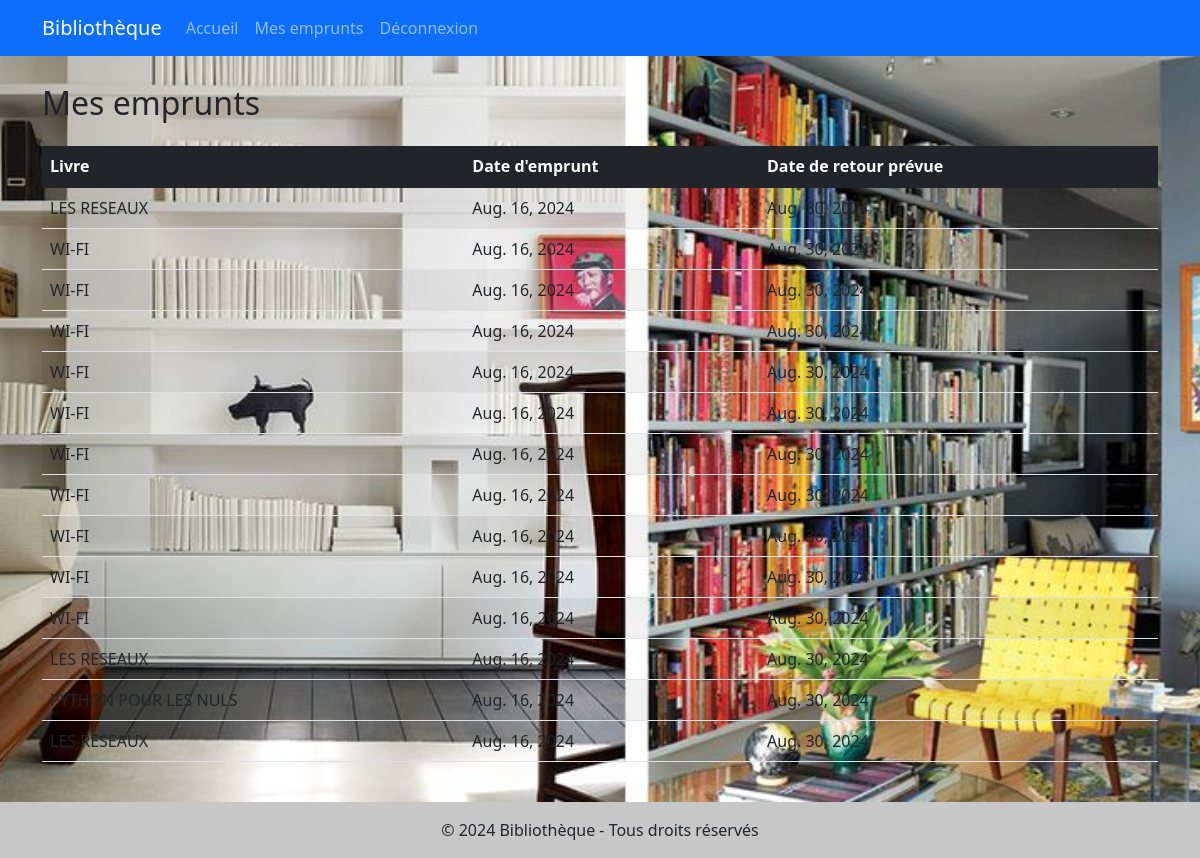
The page /mes_emprunts/ (signed in) on the database its author committed.
### librairie/models.py (models this page shows, shortened)
class Emprunt(models.Model):
    id_emprunt = models.AutoField(primary_key=True)
    date_emprunt = models.DateField(auto_now_add=True)
    date_recuperation = models.DateField(default=date_recuperation_default)
    date_retour_prevue = models.DateField(default=date_retour_prevue_default)
    etudiant = models.ForeignKey(Etudiant, on_delete=models.CASCADE, related_name='emprunts')
    livre = models.ForeignKey(Livre, on_delete=models.CASCADE, related_name='emprunts')

class Livre(models.Model):
    id_livre = models.AutoField(primary_key=True)
    titre_livre = models.CharField(max_length=100)
    auteur_livre = models.CharField(max_length=100)
    date_publication_livre = models.DateField()
    etat_livre = models.BooleanField(default=True)
    nombre_exemplaire = models.IntegerField()
    nombre_page = models.IntegerField()
    image_couverture_livre = models.ImageField(upload_to='livres', null=True, blank=True)

### librairie/views.py (the view)
# urls.py: path('mes_emprunts/', views.mes_emprunts, name='mes_emprunts'),
@login_required
def mes_emprunts(request):
    try:
        etudiant = request.user.etudiant
        emprunts = Emprunt.objects.filter(etudiant=etudiant, date_retour_prevue__gte=timezone.now())
        return render(request, 'librairie/mes_emprunts.html', {'emprunts': emprunts})
    except Etudiant.DoesNotExist:
        messages.error(request, "Vous n'êtes pas enregistré comme étudiant. Veuillez contacter l'administrateur.")
        return redirect('home')

### librairie/templates/librairie/mes_emprunts.html (shortened to what this page needs)
{% extends 'librairie/base.html' %}
{% block content %}
<h2 class="mb-4">Mes emprunts</h2>
{% if emprunts %}
    <div class="table-responsive">
        <table class="table table-striped table-hover">
            <thead class="table-dark">
                <tr>
                    <th>Livre</th>
                    <th>Date d'emprunt</th>
                    <th>Date de retour prévue</th>
                </tr>
            </thead>
            <tbody>
                {% for emprunt in emprunts %}
                <tr>
                    <td>{{ emprunt.livre.titre_livre }}</td>
                    <td>{{ emprunt.date_emprunt }}</td>
                    <td>{{ emprunt.date_retour_prevue }}</td>
                </tr>
                {% endfor %}
            </tbody>
        </table>
    </div>
{% else %}
    <div class="alert alert-info" role="alert">
        Vous n'avez pas d'emprunts en cours.
    </div>
{% endif %}
{% endblock %}

### rows shown on the page
Emprunt: livre.titre_livre "LES RESEAUX", date_emprunt "Aug. 16, 2024", date_retour_prevue "Aug. 30, 2024"
Emprunt: livre.titre_livre "WI-FI", date_emprunt "Aug. 16, 2024", date_retour_prevue "Aug. 30, 2024"
Emprunt: livre.titre_livre "WI-FI", date_emprunt "Aug. 16, 2024", date_retour_prevue "Aug. 30, 2024"
Emprunt: livre.titre_livre "WI-FI", date_emprunt "Aug. 16, 2024", date_retour_prevue "Aug. 30, 2024"
Emprunt: livre.titre_livre "WI-FI", date_emprunt "Aug. 16, 2024", date_retour_prevue "Aug. 30, 2024"
Emprunt: livre.titre_livre "WI-FI", date_emprunt "Aug. 16, 2024", date_retour_prevue "Aug. 30, 2024"
Emprunt: livre.titre_livre "WI-FI", date_emprunt "Aug. 16, 2024", date_retour_prevue "Aug. 30, 2024"
Emprunt: livre.titre_livre "WI-FI", date_emprunt "Aug. 16, 2024", date_retour_prevue "Aug. 30, 2024"
Emprunt: livre.titre_livre "WI-FI", date_emprunt "Aug. 16, 2024", date_retour_prevue "Aug. 30, 2024"
Emprunt: livre.titre_livre "WI-FI", date_emprunt "Aug. 16, 2024", date_retour_prevue "Aug. 30, 2024"
Emprunt: livre.titre_livre "WI-FI", date_emprunt "Aug. 16, 2024", date_retour_prevue "Aug. 30, 2024"
Emprunt: livre.titre_livre "LES RESEAUX", date_emprunt "Aug. 16, 2024", date_retour_prevue "Aug. 30, 2024"
Emprunt: livre.titre_livre "PYTHON POUR LES NULS", date_emprunt "Aug. 16, 2024", date_retour_prevue "Aug. 30, 2024"
Emprunt: livre.titre_livre "LES RESEAUX", date_emprunt "Aug. 16, 2024", date_retour_prevue "Aug. 30, 2024"
